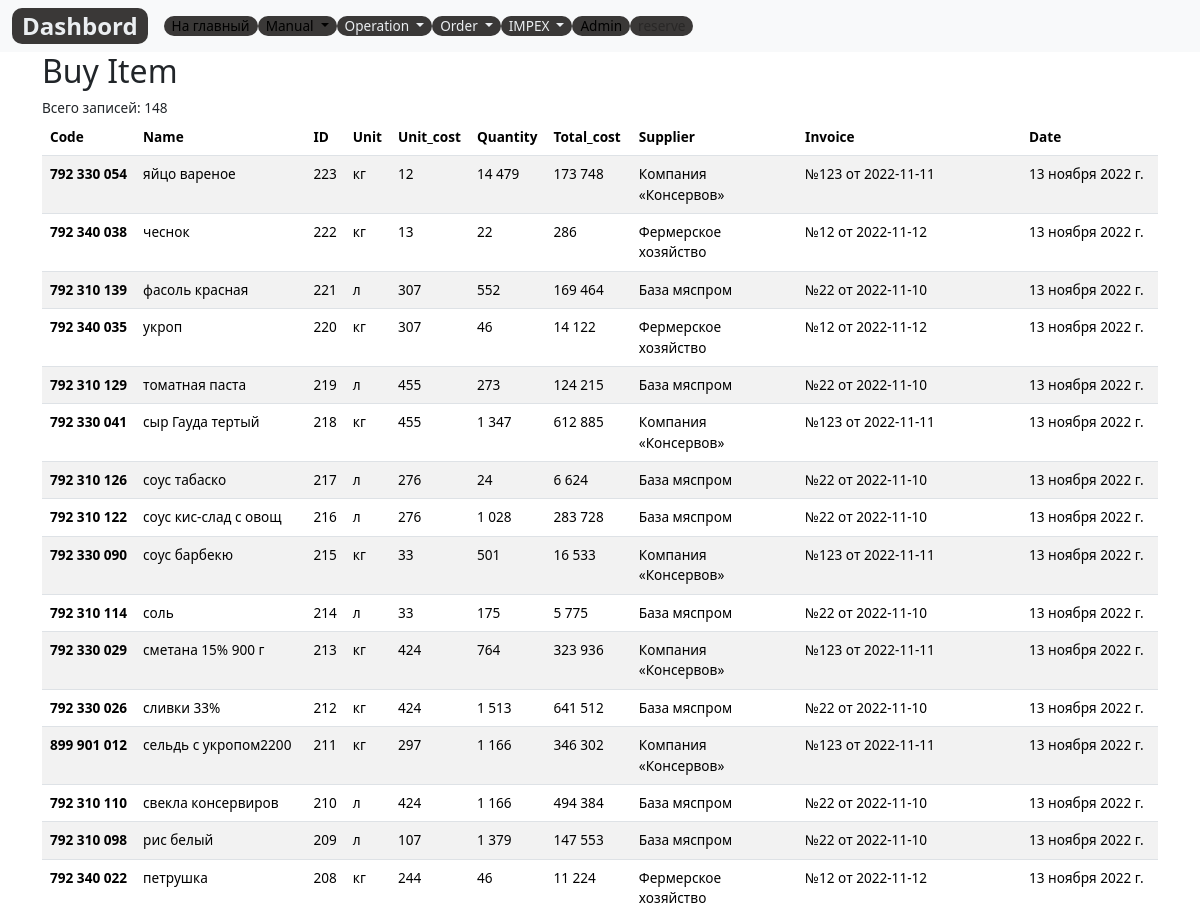
Page /control/buy_item_list/ (upper part) on the earlier database version.
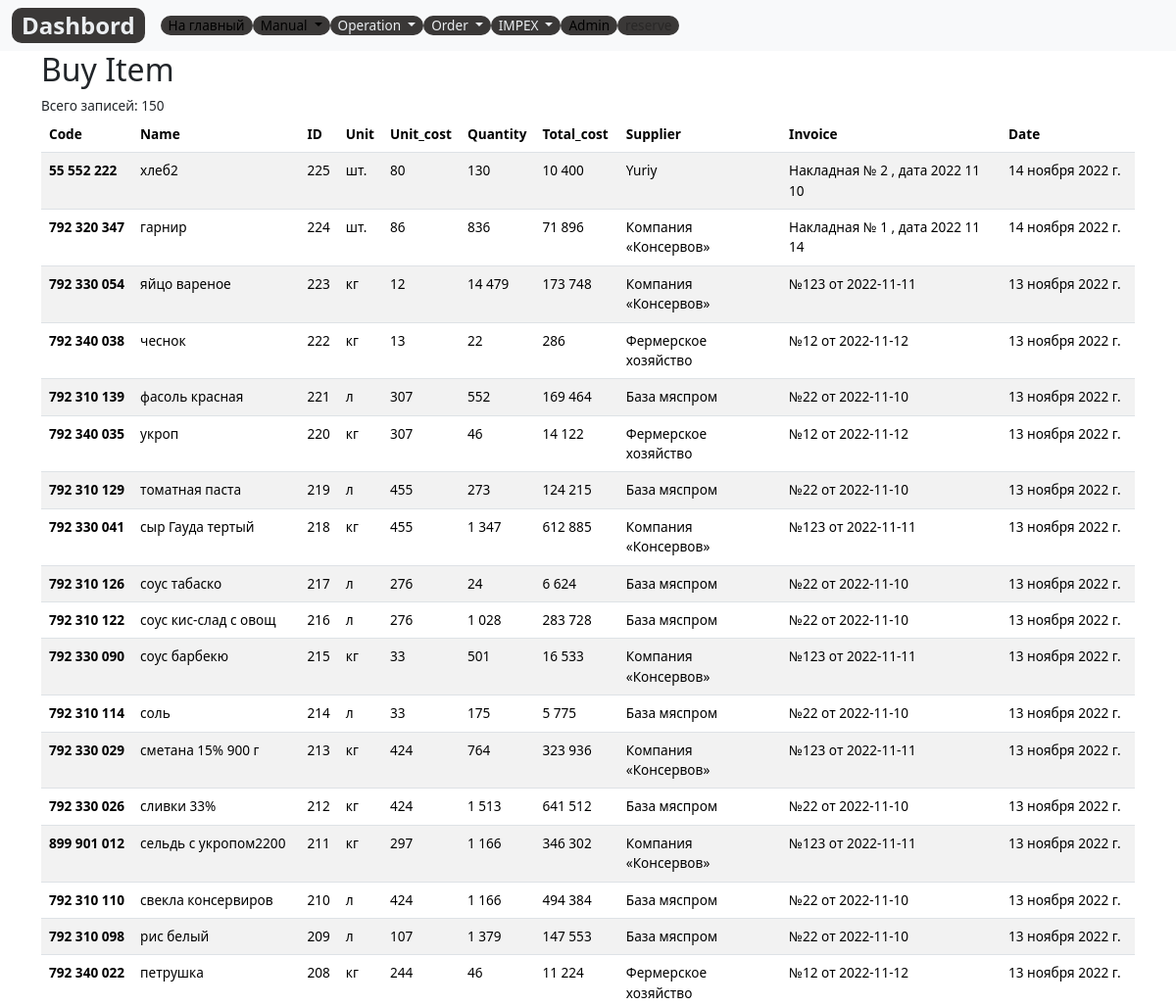
Same page on the later database version.
### control/models.py (models this page shows, shortened)
class BuyItem(models.Model):
    code=models.DecimalField(max_digits=12, help_text="Не более 12 знаков",decimal_places=0,null=True,verbose_name='Код')
    item =models.CharField(max_length=200, help_text="Не более 200 знаков", db_index=True)#отражение в buy_items_list.html
    name = models.ForeignKey(Item, null=True, verbose_name='Наименование', on_delete=models.CASCADE)# для form buy_item.html
    slug= models.SlugField(max_length=255, verbose_name='Url',blank=True, null=True)
    unit = models.CharField(max_length=10,verbose_name='Ед.изм.',  choices=UNITS, null=True ,default='kg')
    unit_cost=models.PositiveIntegerField(verbose_name='Цена, руб', default=0,null=True)
    quantity= models.PositiveIntegerField(verbose_name='Кол.',default=0)
    cost= models.PositiveIntegerField(verbose_name='Сумма, руб', blank=True,null=True)
    item_supplier=models.CharField(max_length=200, help_text="Не более 200 знаков", null=True)#отражение в buy_items_list.html
    supplier= models.ForeignKey(Supplier, on_delete=models.CASCADE, null=True)
    invoice= models.CharField(max_length=250,verbose_name='Накладная',  null=True ,default='Накладная №     , дата   ')
    created_date = models.DateField(auto_now_add=True, verbose_name='Дата',)
    class Meta:
        ordering = ['-id']
        verbose_name = 'Закупка'
        verbose_name_plural = 'Закупки'
    @property
    def get_cost(self):
        return self.unit_cost * self.quantity

### control/views.py (the view)
# urls.py: path('buy_item_list/', BuyItemsListView.as_view(), name='buy_item_list'),
class BuyItemsListView(ListView):
    model=BuyItem
    template_name = 'lists/buy_items_list.html'
    context_object_name = 'buyitems'

### control/templates/lists/buy_items_list.html (shortened to what this page needs)
{% extends 'base_simple.html' %}
{% block content %}
<div class="container">
  <h2>Buy Item</h2>
  Всего записей: {{buyitems.count}}
  <table class="table table-striped">
    <thead style="position: sticky;
  top: -1px;
  z-index: 2;background: #9d9e9e;">
      <tr>
        <th scope="col">Code</th>
        <th scope="col">Name</th>
        <th scope="col">ID</th>
        <th scope="col">Unit</th>
        <th scope="col">Unit_cost</th>
        <th scope="col">Quantity</th>
        <th scope="col">Total_cost</th>
        <th scope="col">Supplier</th>
        <th scope="col">Invoice</th>
        <th scope="col">Date</th>
      </tr>
    </thead>
    <tbody>
      {% for buyitem in buyitems %}
      <tr>
        <th scope="row">{{buyitem.code}}</th>
        <td>{{buyitem.item}}</td>
        <td>{{buyitem.id}}</td>
        <td>{{buyitem.unit}}</td>
        <td>{{buyitem.unit_cost}}</td>
        <td>{{buyitem.quantity}}</td>
        <td>{{buyitem.get_cost}}</td>
        <td>{{buyitem.item_supplier}}</td>
        <td>{{buyitem.invoice}}</td>
        <td>{{buyitem.created_date}}</td>
      </tr>
      {% endfor %}
    </tbody>
  </table>
</div>
{% endblock %}

Differences in the rows shown:
added BuyItem: code "55 552 222", item "хлеб2", id "225", unit "шт.", unit_cost "80", quantity "130", get_cost "10 400", item_supplier "Yuriy", invoice "Накладная № 2 , дата 2022 11 10", created_date "14 ноября 2022 г."
added BuyItem: code "792 320 347", item "гарнир", id "224", unit "шт.", unit_cost "86", quantity "836", get_cost "71 896", item_supplier "Компания «Консервов»", invoice "Накладная № 1 , дата 2022 11 14", created_date "14 ноября 2022 г."
Other differences:
{{ buyitems.count }}: "148" → "150"
